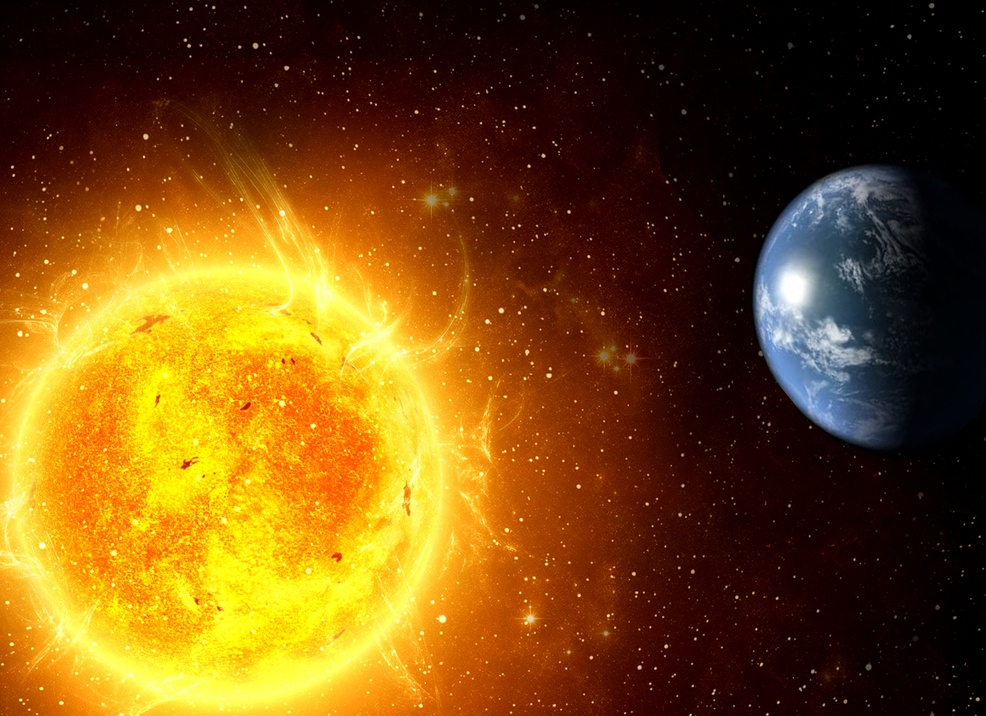
%> input picture Sun.jpg, 986 x 716 px, shrunk from 1780 x 1292 before the run
$ octave Lesson2.m   (GNU Octave 9; MATLAB toolbox functions it lacks are replaced by stand-ins)
%> lines starting %> are read from the running program, lines starting %| are printed output that depends on the picture
%% Read image, show informations
img = imread('Sun.jpg');
%> img is the input picture: size 716x986x3 uint8; mean R, G, B 118.3, 77.6, 18
info = imfinfo('Sun.jpg')

%% Saving image as indexed color
[ind, map] = rgb2ind(img, 32);
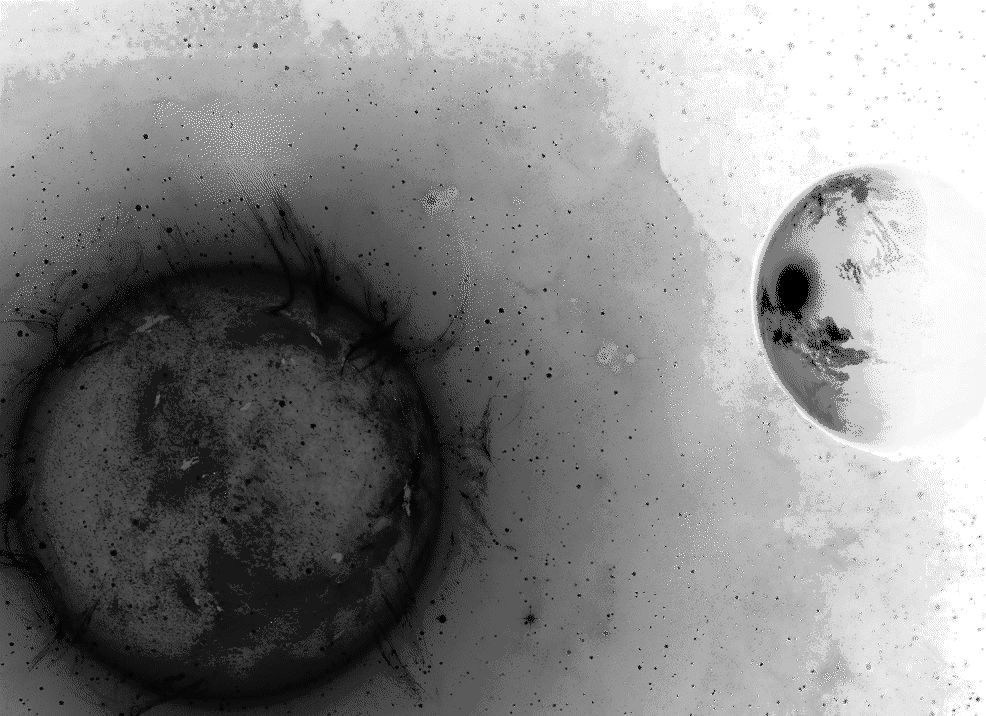
%> ind: size 716x986 uint8; min 0, max 31, mean 16.7; drawn with min black and max white
%> map = 32 rows, first 12: [0.851 0.89 0.914; 0.996 0.969 0.443; 0.992 0.937 0.286; 0.996 0.937 0.0745; 0.988 0.839 0.2; 0.988 0.714 0.129; 0.98 0.792 0.0314; 0.765 0.553 0.388; 0.973 0.62 0.0392; 0.937 0.494 0.0196; 0.812 0.416 0.0196; 0.71 0.322 0.0118]
imagesc(ind);
%% Apply color map
colormap(map);
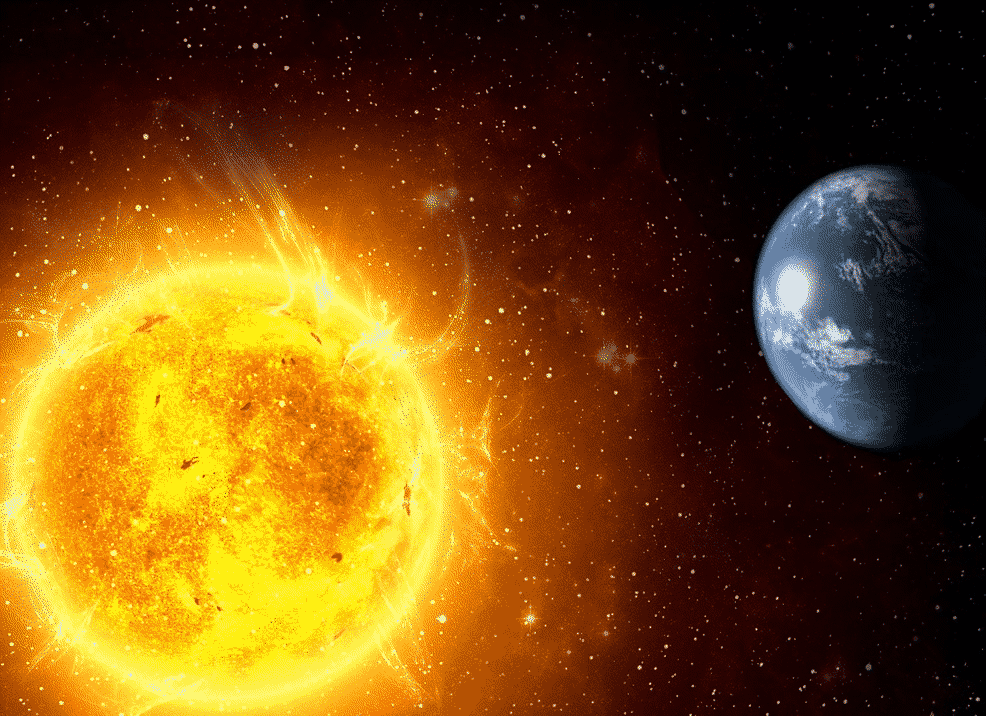
%> displayed picture: size 716x986x3, on the screen's scale of 0 to 255; mean R, G, B 117.7, 77.6, 18.7

%% Gray scale
gray = rgb2gray(img);
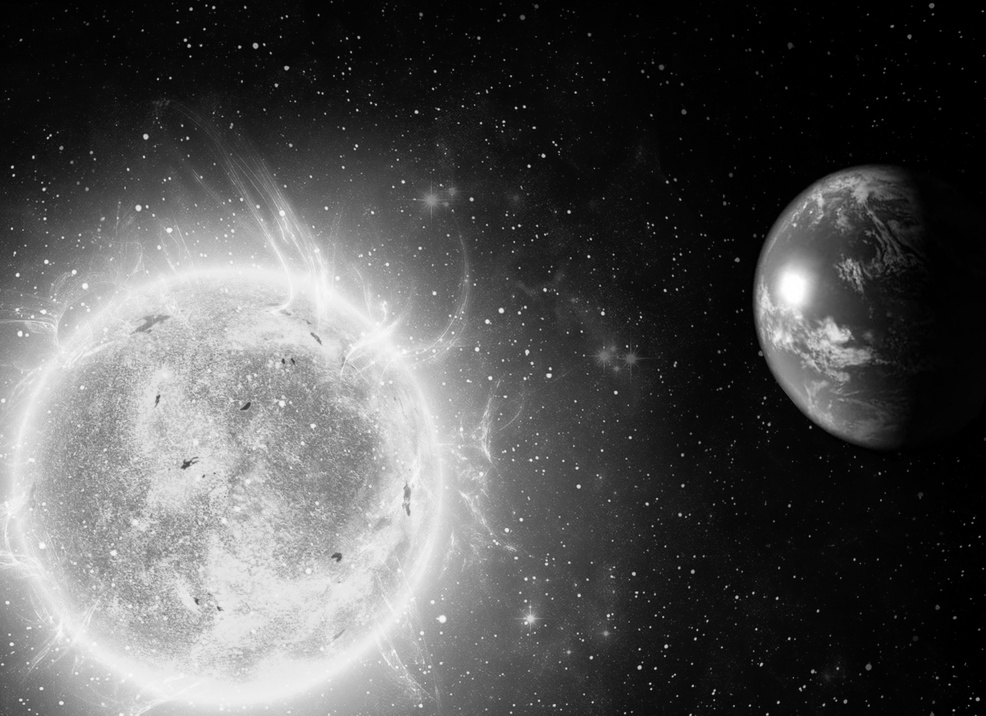
%> gray: size 716x986 uint8; min 0, max 255, mean 83
imshow(gray);
%% Apply jet color map
colormap(jet);
%% Apply spring color map
colormap(spring);
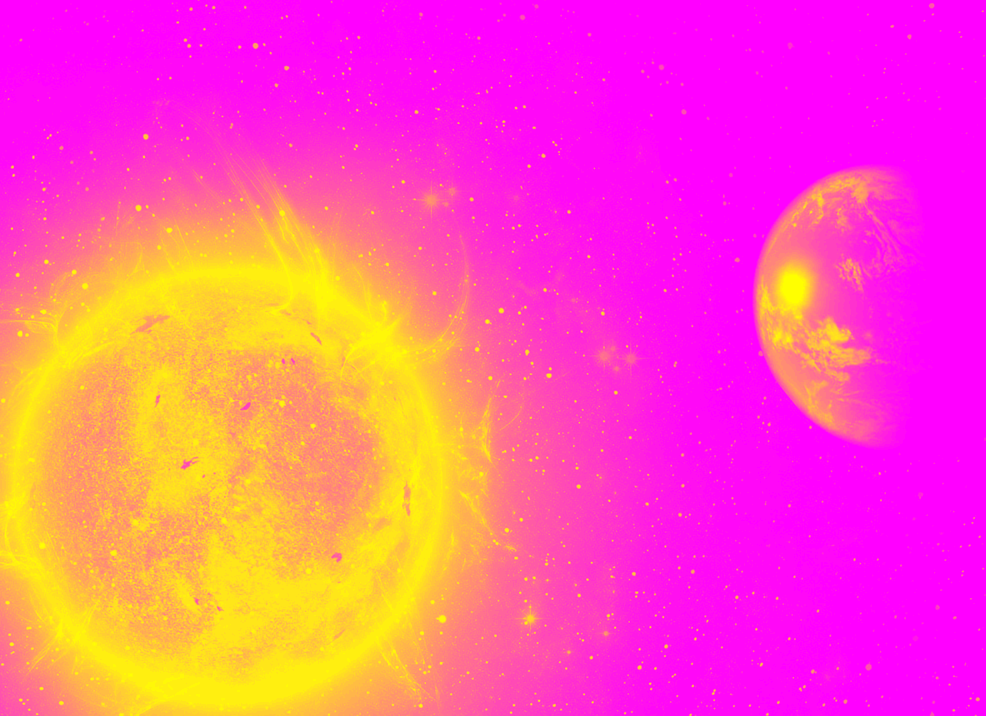
%> displayed picture: size 716x986x3, on the screen's scale of 0 to 255; mean R, G, B 255, 81.9, 173.1
